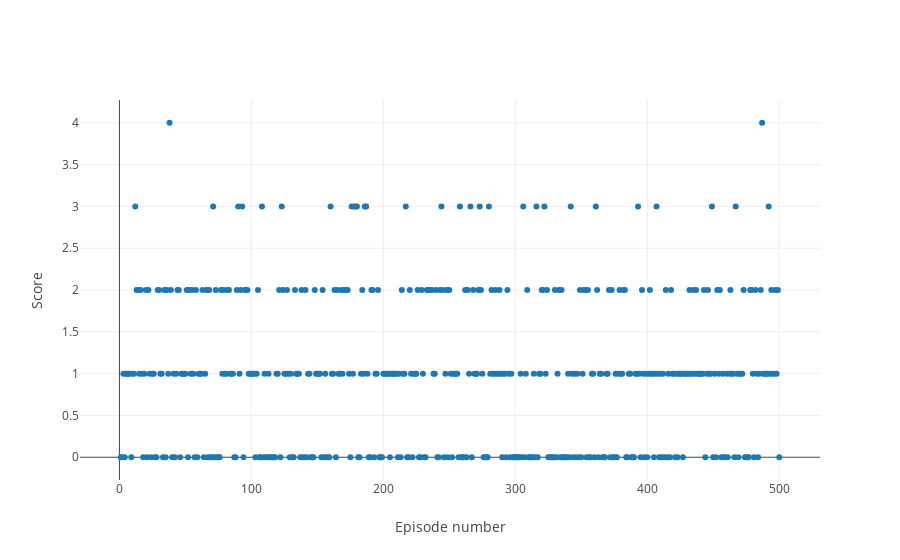

The notebook cell saved with this chart:
### Code cell
trace = go.Scatter(
    x = np.arange(1, len(scores)+1),
    y = scores,
    mode='markers'
)

layout = go.Layout(
    xaxis = dict(
        title='Episode number'
    ),
    yaxis = dict(
        title='Score'
    )
)

data = [trace]

fig = go.Figure(data=data, layout=layout)

iplot(fig)

### Figure 1 — Plotly figure (JSON) as saved in the notebook; plotly's stock layout.template omitted (floating-point values rounded to 4 significant figures; data arrays with more than 128 entries replaced by an {"elided": "..."} marker saying what was removed)
{"data": [{"mode": "markers", "type": "scatter", "x": {"elided": "500 int values"}, "y": {"elided": "500 int values"}}], "layout": {"xaxis": {"title": "Episode number"}, "yaxis": {"title": "Score"}}}
